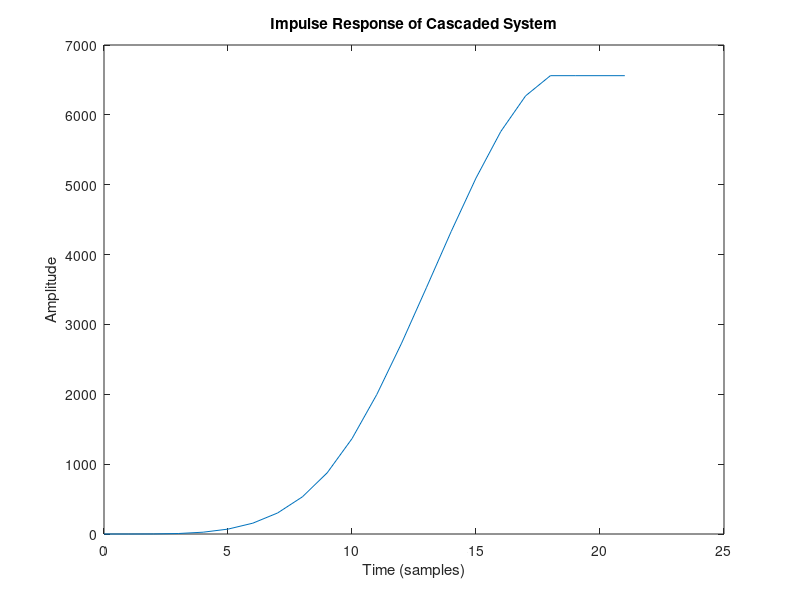

This figure's MATLAB source:
% Define the parameters of the system
q = 0:9;
r = 0:9;
M = 22;

% Define the filters
FIR1 = filter([1 1], [1], q);
FIR2 = filter([1 1], [1], r);

% Cascade the filters
Y = filter(FIR2, [1], filter(FIR1, [1], ones(1, M)));

% Plot the impulse response of the overall cascaded system
plot(0:M-1, Y)
xlabel('Time (samples)')
ylabel('Amplitude')
title('Impulse Response of Cascaded System')